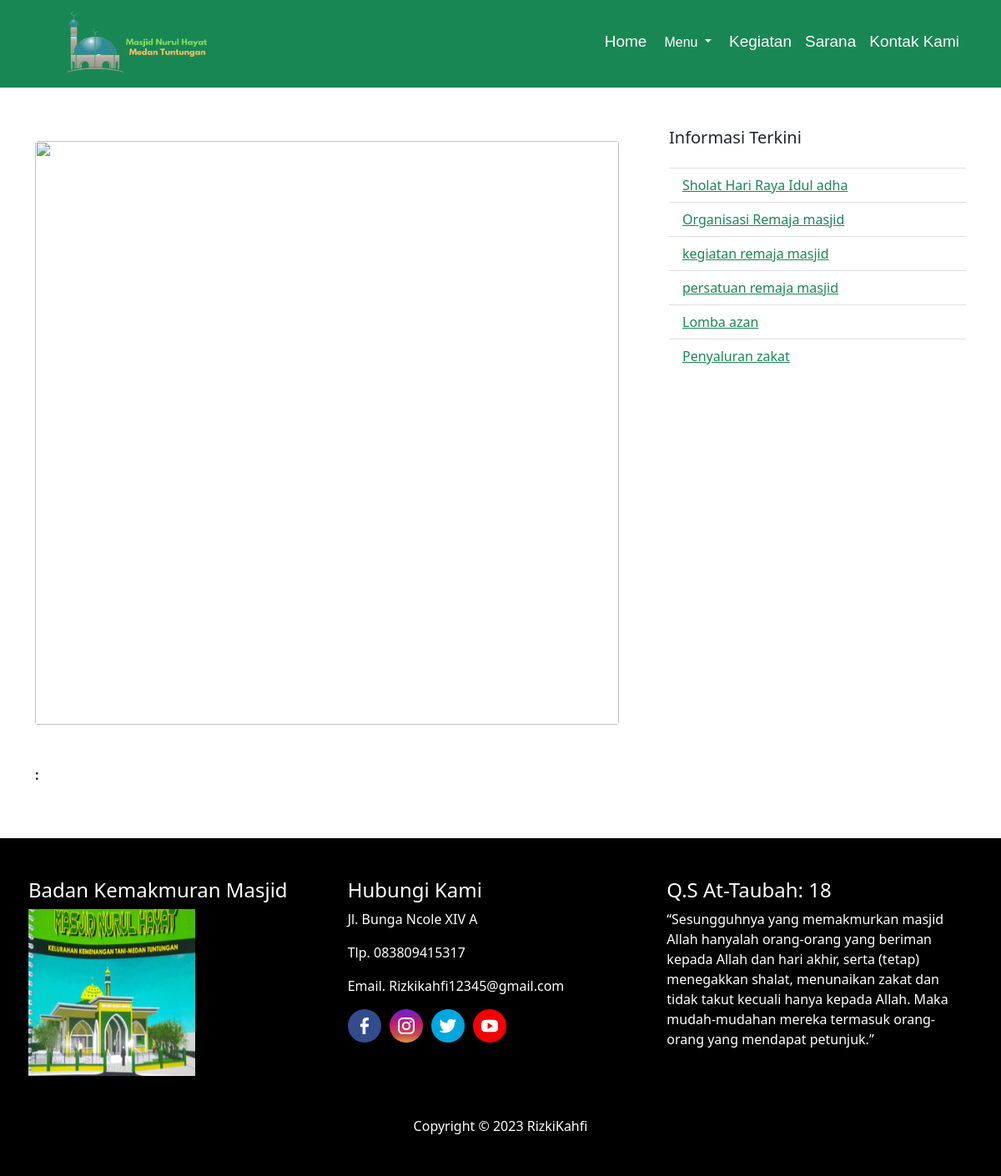
The app's page /frontend/konten.php, older data.
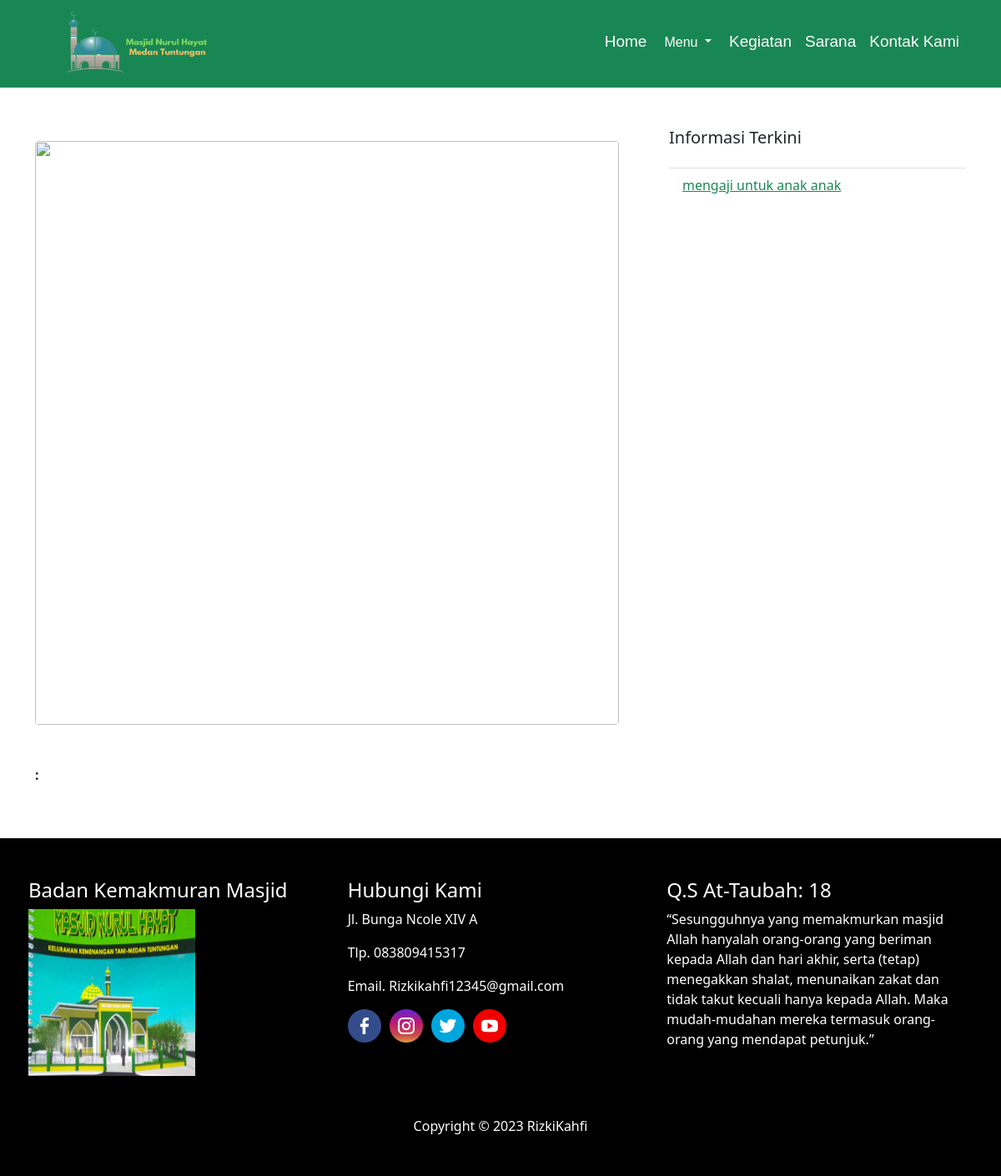
The same page, newer data.
### tables this page shows
CREATE TABLE `pengumuman` (
  `id_pengumuman` int(11) NOT NULL,
  `judul` varchar(255) NOT NULL,
  `isi_pengumuman` text,
  `tgl` date NOT NULL,
  `foto` varchar(255) NOT NULL
);

### frontend/konten.php (the view, shortened to what this page needs)
<!doctype html>
<html lang="en">
  <head>
    <link href="../boostrap/css/bootstrap.min.css" rel="stylesheet">
    <link rel="stylesheet" href="../boostrap/css/style.css">
</head>
<body>
<nav class="navbar navbar-expand-lg navbar-dark bg-success">
  <div class="container pb-1">
    <a class="navbar-brand fs-3 fw-bold" href="#">
    <img src="../img/sosial/logomasjid.png" width="250" height="75" class="d-inline-block align-text-top">
  </a>
    <div class="collapse navbar-collapse isi" id="navbarNav">
      <ul class="navbar-nav ms-auto ps-4">
        <li class="nav-item">
          <a class="nav-link active" aria-current="page" href="../index.php">Home</a>
        </li>
        <div class="btn-group">
          <button class="btn btn-success dropdown-toggle" type="button" id="dropdownMenuClickableInside" data-bs-toggle="dropdown" data-bs-auto-close="outside" aria-expanded="false">
            Menu
          </button>
        </div>
        <li class="nav-item">
          <a class="nav-link active" href="../index.php?page=kegiatan">Kegiatan</a>
        </li>
        <li class="nav-item">
          <a class="nav-link active" href="../index.php?page=sarana">Sarana</a>
        </li>
        <li class="nav-item">
          <a class="nav-link active" href="../index.php?page=kontak">Kontak Kami</a>
        </li>
      </ul>
    </div>
  </div>
</nav>
<?php
include "../config/koneksi.php";
$kode = $_GET['id'];
$query = $conn->query("SELECT * FROM pengumuman WHERE id_pengumuman = '$kode'");
$t = mysqli_fetch_assoc($query);
?>
<div class="container mt-5">
    <div class="row">
        <div class="col">
            <div class=" mt-3">
            <img src="../img/kegiatan/<?= $t['foto']; ?>" class="rounded" width="700">
            <div class="row mt-5">
                <div class="col-sm-12">
                <p><span class="fw-bold"><?= $t['tgl']; ?>: </span><?= $t['isi_pengumuman']; ?></p>
                </div>
            </div>
          </div>
        </div>
        <div class="col ps-5">
                 <h5>Informasi Terkini</h5>
            <ul class="list-group list-group-flush">
                <li class="list-group-item">
                <?php
                $query1 = $conn->query("SELECT * FROM pengumuman");
                foreach($query1 as $g) :
                ?>
                <li class="list-group-item"><a href="
                konten.php?id=<?php echo $g['id_pengumuman'] ?>" class="text-success"><?= $g['judul']; ?></a></li>
                <?php endforeach; ?>
            </ul>
        </div>
    </div>
</div>
<footer class="fot mt-5 py-5 text-white">
  <div class="container">
    <div class="row">
      <div class="col ps-1">
        <h4>Badan Kemakmuran Masjid</h4>
        <img src="../img/sosial/logo3.jpg" width="200" height="200" class="d-inline-block align-text-top">
      </div>
      <div class="col">
        <h4>Hubungi Kami</h4>
        <p>Jl. Bunga Ncole XIV A</p>
        <p>Tlp. 083809415317</p>
        <p>Email. Rizkikahfi12345@gmail.com</p>
          <div class="sosial">
          <img src="../img/sosial/facebook.png" width="40">
          <img src="../img/sosial/instagram.png" width="40">
          <img src="../img/sosial/twitter.png" width="40">
          <img src="../img/sosial/youtube.png" width="40">
        </div>
      </div>
      <div class="col">
        <h4>Q.S At-Taubah: 18</h4>
        <p>“Sesungguhnya yang memakmurkan masjid Allah hanyalah orang-orang yang beriman kepada Allah dan hari akhir, serta (tetap) menegakkan shalat, menunaikan zakat dan tidak takut kecuali hanya kepada Allah. Maka mudah-mudahan mereka termasuk orang-orang yang mendapat petunjuk.”</p>
      </div>
    </div>
  </div>
  <div class="copy pt-5 text-center">
    Copyright &copy; 2023 RizkiKahfi
  </div>
</footer>
  </body>
</html>

### boostrap/css/style.css (style rules this page uses)
nav .isi { font-family: sans-serif; font-weight: 500; font-size: 19px; }
footer { background-color: black; }
.sosial img { margin-right: 6px; }

Row changes from the older to the newer data that the page shows:
removed pengumuman: judul "Sholat Hari Raya Idul adha"
removed pengumuman: judul "Organisasi Remaja masjid"
removed pengumuman: judul "kegiatan remaja masjid"
removed pengumuman: judul "persatuan remaja masjid"
removed pengumuman: judul "Lomba azan"
removed pengumuman: judul "Penyaluran zakat"
added pengumuman: judul "mengaji untuk anak anak"
